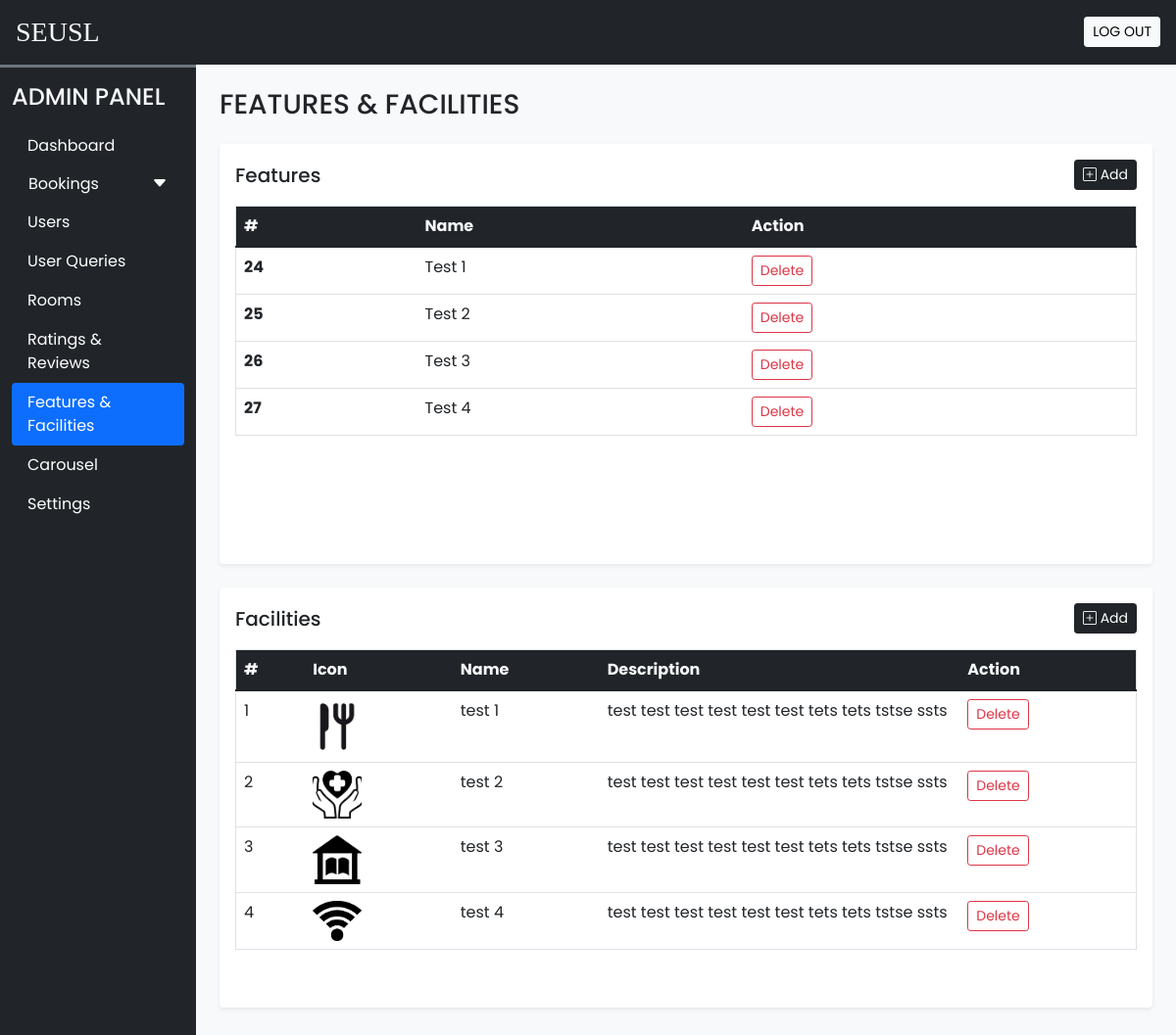
Screenshot of /admin/features_facilities.php (signed in) with the database file from the repository.
### tables this page shows
CREATE TABLE `features` (
  `id` int(11) NOT NULL,
  `name` varchar(50) NOT NULL
);

CREATE TABLE `facilities` (
  `id` int(11) NOT NULL,
  `icon` varchar(100) NOT NULL,
  `name` varchar(50) NOT NULL,
  `description` varchar(250) NOT NULL
);

### admin/features_facilities.php (the view, shortened to what this page needs)
<?php
include '../connection.php';
$features = $conn->query("SELECT * FROM features");
$facilities = $conn->query("SELECT * FROM facilities");
?>
<!DOCTYPE html>
<html lang="en">
<head>
    <?php require('links.php') ?>
</head>
<body class="bg-light">
    <?php require('header.php'); ?>
    <div class="container-fluid" id="main-content">
        <div class="row">
            <div class="col-lg-10 ms-auto p-4 overflow-hidden">
                <h3 class="mb-4">FEATURES & FACILITIES</h3>
                <div class="card border-0 shadow-sm mb-4">
                    <div class="card-body">
                        <div class="d-flex align-items-center justify-content-between mb-3">
                            <h5 class="card-title m-0">Features</h5>
                            <button type="button" class="btn btn-dark shadow-none btn-sm" data-bs-toggle="modal" data-bs-target="#feature-s">
                                <i class="bi bi-plus-square"></i> Add
                            </button>
                        </div>
                        <div class="table-responsive-md" style="height: 350px; overflow-y: scroll;">
                            <table class="table table-hover border">
                                <thead>
                                    <tr class="bg-dark text-light">
                                        <th scope="col">#</th>
                                        <th scope="col">Name</th>
                                        <th scope="col">Action</th>
                                    </tr>
                                </thead>
                                <tbody>
                                    <?php while ($feature = $features->fetch_assoc()) { ?>
                                        <tr>
                                            <th scope="row"><?php echo $feature['id']; ?></th>
                                            <td><?php echo $feature['name']; ?></td>
                                            <td>
                                            <a href="delete_feature.php?id=<?php echo $feature['id']; ?>" class="btn btn-sm btn-outline-danger">Delete</a>
                                            </td>
                                        </tr>
                                    <?php } ?>
                                </tbody>
                            </table>
                        </div>
                    </div>
                </div>
                <div class="card border-0 shadow-sm mb-4">
                    <div class="card-body">
                        <div class="d-flex align-items-center justify-content-between mb-3">
                            <h5 class="card-title m-0">Facilities</h5>
                            <button type="button" class="btn btn-dark shadow-none btn-sm" data-bs-toggle="modal" data-bs-target="#facility-s">
                                <i class="bi bi-plus-square"></i> Add
                            </button>
                        </div>
                        <div class="table-responsive-md" style="height: 350px; overflow-y: scroll;">
                            <table class="table table-hover border">
                                <thead>
                                    <tr class="bg-dark text-light">
                                        <th scope="col">#</th>
                                        <th scope="col">Icon</th>
                                        <th scope="col">Name</th>
                                        <th scope="col" width="40%">Description</th>
                                        <th scope="col">Action</th>
                                    </tr>
                                </thead>
                                <tbody>
                                    <?php while ($facility = $facilities->fetch_assoc()) { ?>
                                        <tr>
                                            <td><?php echo $facility['id']; ?></td>
                                            <td><img src="../images/facilities/<?php echo $facility['icon']; ?>" width="50"></td>
                                            <td><?php echo $facility['name']; ?></td>
                                            <td><?php echo $facility['description']; ?></td>
                                            <td>
                                                <a href="delete_facility.php?id=<?php echo $facility['id']; ?>" class="btn btn-sm btn-outline-danger">Delete</a>
                                            </td>
                                        </tr>
                                    <?php } ?>
                                </tbody>
                            </table>
                        </div>
                    </div>
                </div>
            </div>
        </div>
    </div>
</body>
</html>

### admin/style.css (style rules this page uses)
:root { --teal: #2ec1ac; --teal_hover: #279e8c; }
* { font-family: 'Poppins', sans-serif; }

### rows the page displays
features: id "24", name "Test 1"
features: id "25", name "Test 2"
features: id "26", name "Test 3"
features: id "27", name "Test 4"
facilities: id "1", icon (picture), name "test 1", description "test test test test test test tets tets tstse ssts"
facilities: id "2", icon (picture), name "test 2", description "test test test test test test tets tets tstse ssts"
facilities: id "3", icon (picture), name "test 3", description "test test test test test test tets tets tstse ssts"
facilities: id "4", icon (picture), name "test 4", description "test test test test test test tets tets tstse ssts"
